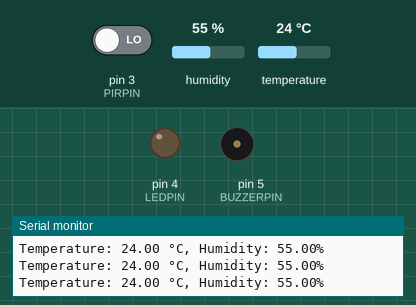
This sketch was run on a simulated Arduino Uno, built with avr-gcc and run on an emulated ATmega328P. Parts: output pins drawn as LEDs (lit = HIGH), buzzer (waves = sounding), the last lines printed to the serial monitor. Inputs (shaded band) come from the test bench; at power-on: pin 3 (PIRPIN) LOW, humidity 55 %, temperature 24 °C.

Above: at 2.8 s.
2.9 s: pin 3 (PIRPIN) driven HIGH
At 3.9 s:
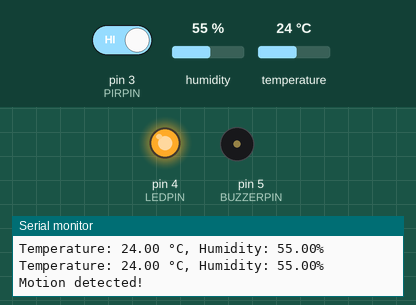
6.4 s: pin 3 (PIRPIN) driven LOW
At 7.0 s:
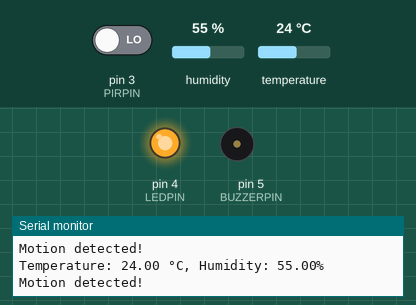
Timing chart, 0 to 9.4 s (numbered marks = the images above; inputs shaded):
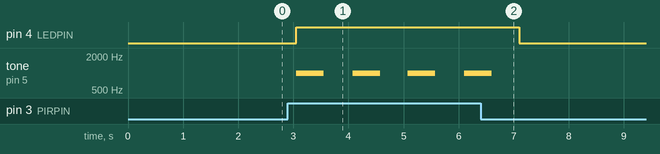

Measured:
- after the input at 2.9 s, pin 4 (LEDPIN): LOW → HIGH after 0.15 s; tone on pin 5 (BUZZERPIN): alternates 1000 Hz for 0.50 s and silent for 0.52 s, starting after 0.15 s
- after the input at 6.4 s, pin 4 (LEDPIN): HIGH → LOW after 0.70 s; tone on pin 5 (BUZZERPIN): goes on until 6.6 s, then stays silent

The sketch:

ArduinoAlt4.ino
```cpp
#include <DHT.h>

#define DHTPIN 2
#define DHTTYPE DHT11
#define PIRPIN 3
#define LEDPIN 4
#define BUZZERPIN 5

DHT dht(DHTPIN, DHTTYPE);

void setup() {
  Serial.begin(9600);
  dht.begin();
  pinMode(PIRPIN, INPUT);
  pinMode(LEDPIN, OUTPUT);
  pinMode(BUZZERPIN, OUTPUT);
}

void loop() {
  // Read temperature and humidity
  float temperature = dht.readTemperature();
  float humidity = dht.readHumidity();

  // Read motion sensor
  bool motionDetected = digitalRead(PIRPIN);

  // Print sensor readings
  Serial.print("Temperature: ");
  Serial.print(temperature);
  Serial.print(" °C, Humidity: ");
  Serial.print(humidity);
  Serial.println("%");

  // Control digital outputs based on sensor readings
  if (motionDetected) {
    digitalWrite(LEDPIN, HIGH);
    tone(BUZZERPIN, 1000, 500);
    Serial.println("Motion detected!");
  } else {
    digitalWrite(LEDPIN, LOW);
    noTone(BUZZERPIN);
  }

  delay(1000);
}
```
